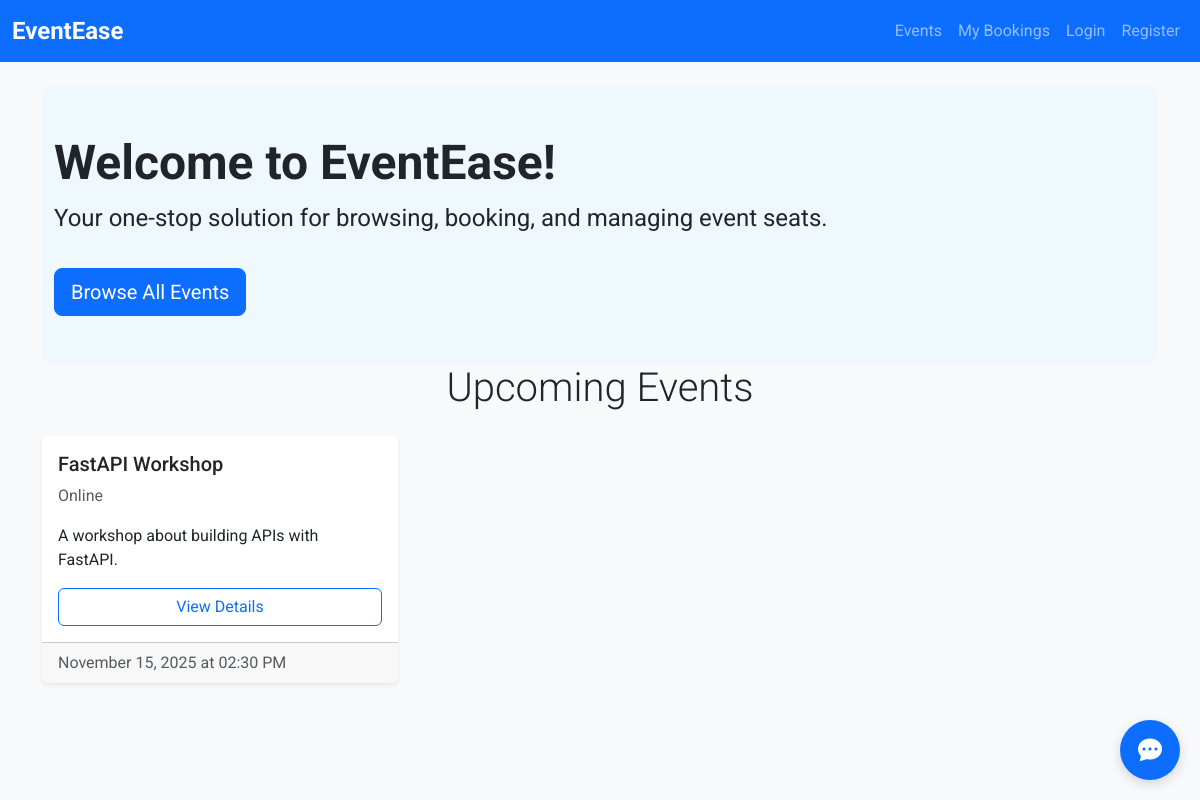
The app's page /, older data.
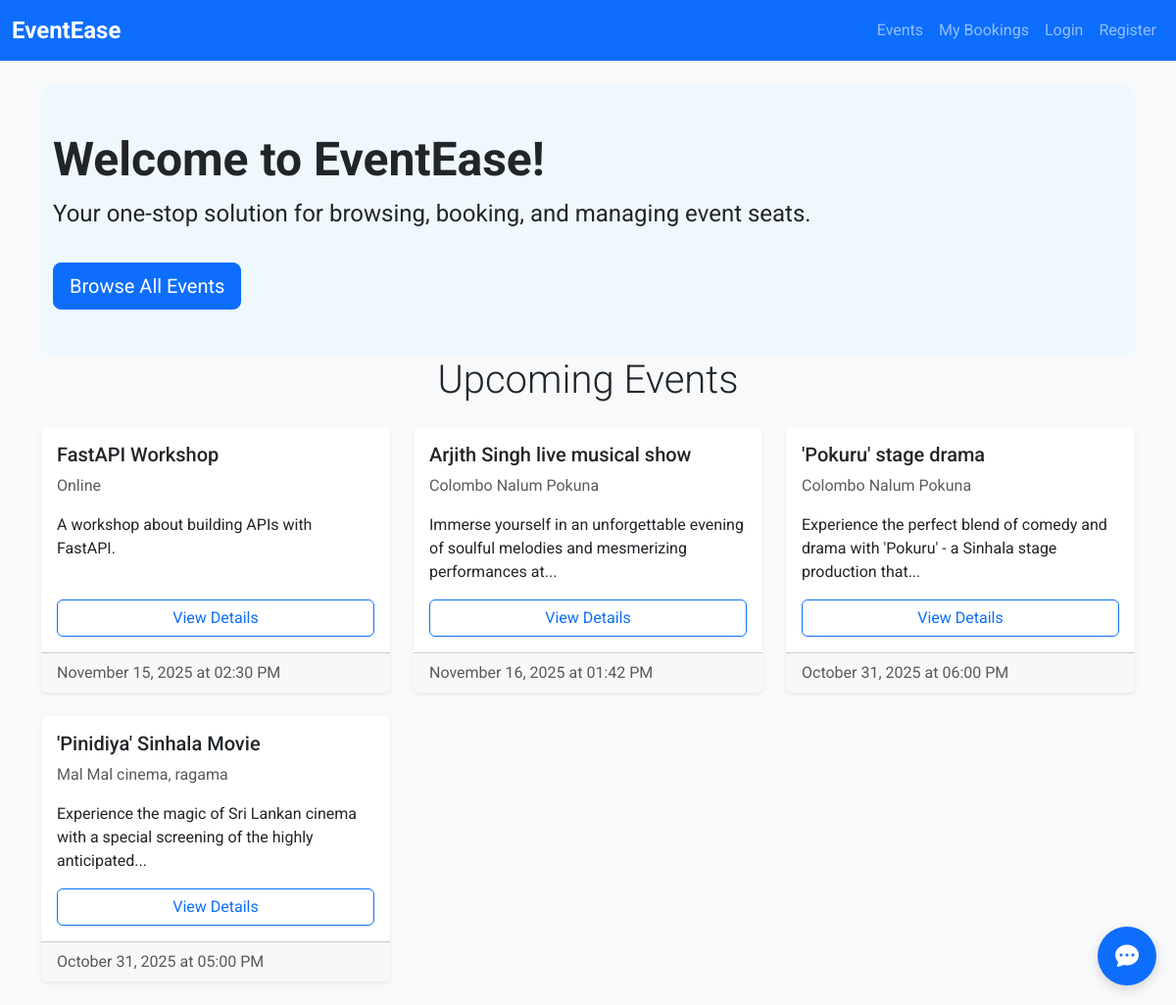
The same page, newer data.
### models.py (models this page shows)
class Event(Base):
    __tablename__ = "events"
    id = Column(Integer, primary_key=True, index=True)
    title = Column(String, index=True, nullable=False)
    description = Column(String)
    location = Column(String, nullable=False)
    date_time = Column(DateTime, nullable=False)
    total_seats = Column(Integer, nullable=False)
    available_seats = Column(Integer, nullable=False)
    creator_id = Column(Integer, ForeignKey("users.id"))
    creator = relationship("User", back_populates="events")
    bookings = relationship("Booking", back_populates="event")

### app.py (the view)
@app.get("/", include_in_schema=False)
def read_home(request: Request, db: Session = Depends(get_db)):
    events = event_crud.get_events(db, skip=0, limit=6)
    return templates.TemplateResponse(
        "home.html",
        {"request": request, "events": events} # Add events to context
    )

### templates/home.html (shortened to what this page needs)
{% extends "base.html" %}
{% block content %}
    <div class.="shadow-sm rounded-3 p-5 mb-4 text-center text-white"
         >
        <div class="container-fluid py-5" style="background-color: rgba(232, 247, 255, 0.5); border-radius: 10px;">
            <h1 class="display-5 fw-bold">Welcome to EventEase!</h1>
            <p class="fs-4">Your one-stop solution for browsing, booking, and managing event seats.</p>
            <a href="/events" class="btn btn-primary btn-lg mt-3">Browse All Events</a>
        </div>
    </div>
    <h2 class="display-6 text-center mb-4">Upcoming Events</h2>
    <div class="row">
        {% for event in events %}
        <div class="col-md-4 mb-4">
            <div class="card h-100 shadow-sm event-card">
                <div class="card-body d-flex flex-column">
                    <h5 class="card-title">{{ event.title }}</h5>
                    <p class="card-text text-muted">{{ event.location }}</p>
                    <p class="card-text">{{ event.description | truncate(100) }}</p>
                    <a href="/events/{{ event.id }}" class="btn btn-outline-primary mt-auto">View Details</a>
                </div>
                <div class="card-footer text-muted">
                    {{ event.date_time.strftime('%B %d, %Y at %I:%M %p') }}
                </div>
            </div>
        </div>
        {% else %}
        </div>
        <div class="col">
            <p class="text-center">No upcoming events. Please check back soon!</p>
        </div>
        {% endfor %}
    </div>
{% endblock %}

### templates/base.html (shortened to what this page needs)
<!DOCTYPE html>
<html lang="en">
<head>
    <link href="https://cdn.jsdelivr.net/npm/bootstrap@5.3.3/dist/css/bootstrap.min.css" rel="stylesheet">
    <link rel="stylesheet" href="https://cdn.jsdelivr.net/npm/bootstrap-icons@1.11.3/font/bootstrap-icons.min.css">
    <link href="{{ url_for('static', path='/css/style.css') }}" rel="stylesheet">
</head>
<body>
    <nav class="navbar navbar-expand-lg navbar-dark bg-primary">
        <div class="container-fluid">
            <a class="navbar-brand" href="/">EventEase</a>
            <div class="collapse navbar-collapse" id="navbarNav">
                <ul class="navbar-nav ms-auto">
                    <li class="nav-item">
                        <a class="nav-link" href="/events">Events</a>
                    </li>
                    <li class="nav-item">
                        <a class="nav-link" href="/bookings/me">My Bookings</a>
                    </li>
                    <li class="nav-item">
                        <a class="nav-link" href="/users/login">Login</a>
                    </li>
                    <li class="nav-item">
                        <a class="nav-link" href="/users/register">Register</a>
                    </li>
                </ul>
            </div>
        </div>
    </nav>
    <main class="container mt-4">
        {% block content %}{% endblock %}
    </main>
    <button class="chat-bubble" data-bs-toggle="modal" data-bs-target="#chatModal">
        <i class="bi bi-chat-dots-fill fs-4"></i>
    </button>
</body>
</html>

### static/css/style.css (style rules this page uses)
body { font-family: 'Roboto', sans-serif; background-color: #f8f9fa; }
.navbar-brand { font-weight: 700; font-size: 1.5rem; }
.event-card { border: none; transition: all 0.3s ease; height: 100%; }
.chat-bubble { position: fixed; bottom: 20px; right: 20px; width: 60px; height: 60px; background-color: var(--bs-primary); color: white; border-radius: 50%; border: none; display: flex; align-items: center; justify-content: center; box-shadow: 0 4px 12px rgba(0,0,0,0.15); z-index: 1050; transition: all 0.2s ease-in-out; }

Row changes from the older to the newer data that the page shows:
added Event: title "Arjith Singh live musical show", location "Colombo Nalum Pokuna", description "Immerse yourself in an unforgettable evening of soulful melodies and mesmerizing performances at...", date_time "November 16, 2025 at 01:42 PM"
added Event: title "'Pokuru' stage drama", location "Colombo Nalum Pokuna", description "Experience the perfect blend of comedy and drama with 'Pokuru' - a Sinhala stage production that...", date_time "October 31, 2025 at 06:00 PM"
added Event: title "'Pinidiya' Sinhala Movie", location "Mal Mal cinema, ragama", description "Experience the magic of Sri Lankan cinema with a special screening of the highly anticipated...", date_time "October 31, 2025 at 05:00 PM"
